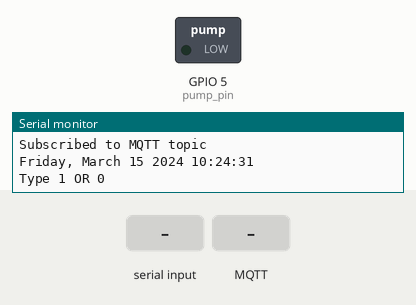
This sketch was run on a simulated ESP32. Shown: switched loads named in the sketch (green lamp = pin HIGH), the last lines printed to the serial monitor. Inputs (shaded band) come from the test bench. WiFi joins after 1.5 s; servers stay silent unless stated; the local clock reads 2024-03-15 10:24:30 at power-on unless the sketch sets it; no MQTT or app messages arrive unless stated.

Above: at 2.7 s.
2.8 s: "1\n" received over Serial
At 3.9 s:
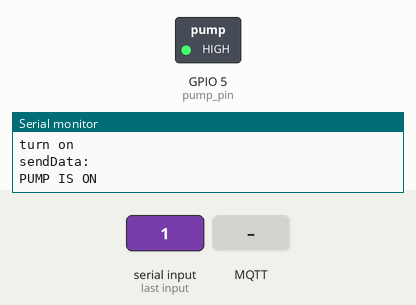
4.3 s: MQTT message "April" arrives on the first subscribed topic
5.8 s: MQTT message "1" arrives on the first subscribed topic
7.3 s: "April\n" received over Serial
8.8 s: MQTT message "0" arrives on the first subscribed topic
10.3 s: "May\n" received over Serial
Timing chart, 0 to 12.8 s (numbered marks = the images above; inputs shaded):
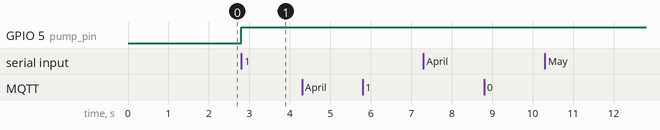

The sketch:

watteringESP32.ino
```cpp
#include <WiFi.h>
#include <PubSubClient.h>
#include "time.h"
#include <stdio.h>
#include <stdlib.h>

//------- WIFI -------
const char* ssid     = "ZIZU's Wifi";
const char* password = "";

//------- MQTT -------
const char* mqttServer = "192.168.1.77";
const int mqttPort = 1883;
const char* mqttUsername = "brokerPi0";
const char* mqttPassword = "brokerPi0";
const char* topic = "ferran/wateringSystem/esp32";
const char* infoTopic = "ferran/wateringSystem/info";
const char* subscribeTopic = "ferran/wateringSystem/server";


//------- TIME -------
const char* ntpServer = "pool.ntp.org";
const long  gmtOffset_sec = 0;            // horari hivern
const long  gmtOffset_sec_estiu = 3600;   // horari estiu
const int   daylightOffset_sec = 3600;    // UTC+1
uint32_t cada_500ms = 0;
uint32_t cada_hora = 0;

char timeMonth[10];
char timeDay[10];
char timeHour[10];
char timeMinute[10];
char timeSecond[10];

//------- MODS -------
int pumpRunTime = 10;  //in seconds
char turnOnTime[10] = "19";
bool activateMoistureSensor = false;
bool isWatered = false;
int moistureLowThreshold = 500;
int moistureHighThreshold = 460;

bool debug = true;

/* ------------- Definicio Funcions -----------*/
void obtenirLocalTime(bool imprimir_info);
void printAllConfig();

WiFiClient espClient;
PubSubClient client(espClient);
String command;

int pump_pin = 5;

void setup() {
  Serial.begin(115200);
  Serial.println();
  Serial.println();
  Serial.print("Connecting to ");
  Serial.println(ssid);
  WiFi.begin(ssid, password);
  while (WiFi.status() != WL_CONNECTED) {
      delay(500);
      Serial.print(".");
  }
  Serial.println("Connected to the WiFi network");

  client.setServer(mqttServer, mqttPort);
  client.setCallback(callback);           // for receiving messages MQTT
  while (!client.connected()) {
    mqttConnect();
  }

// Ens conectem al servidor NTP i obtenim la data, configurant el RTC amb aquesta
  configTime(gmtOffset_sec, daylightOffset_sec, ntpServer);
  obtenirLocalTime(true);
  if ((strcmp(timeMonth,"April") == 0) || (strcmp(timeMonth,"May") == 0) || (strcmp(timeMonth,"June") == 0) || (strcmp(timeMonth,"July") == 0) || (strcmp(timeMonth,"August") == 0) || (strcmp(timeMonth,"September") == 0) || (strcmp(timeMonth,"October") == 0))
  {
    configTime(gmtOffset_sec_estiu, daylightOffset_sec, ntpServer);
    obtenirLocalTime(true);
  }

  Serial.println("Type 1 OR 0");
  pinMode(pump_pin, OUTPUT);
  cada_500ms = millis();
  cada_hora = millis();
}

void mqttConnect(){
  Serial.println("Connecting to MQTT...");
  if(client.connect("ESP32Client", mqttUsername, mqttPassword)) {
    Serial.println("connected");
  }
  else{
    Serial.print("failed with state ");
    Serial.print(client.state());
    delay(2000);
  }
  if (client.subscribe(subscribeTopic, 1)){
    Serial.println("Subscribed to MQTT topic");
  }
}

void sendData(String payload){
  while (!client.connected()) {
    mqttConnect();
  }
  Serial.print("sendData: ");
  Serial.println();

  char datatosend[1000];
  payload.toCharArray(datatosend, 1000);
  client.publish(infoTopic, datatosend);
  Serial.println(datatosend);
  delay(1000);
}


int value = 0;

void loop(){
  if(Serial.available()){ //SERIAL DEBUGING
      command = Serial.readStringUntil('\n');
      Serial.println("Command: " + command);

      if(command == "1"){
        Serial.println("turn on");
        digitalWrite(pump_pin, HIGH);
        sendData("PUMP IS ON");
      }
      else if(command == "0"){
        Serial.println("turn off");
        digitalWrite(pump_pin, LOW);
        sendData("PUMP IS OFF");
        obtenirLocalTime(true);
      }
      else{
        Serial.println("wrong command");
      }
  }
  if(!client.loop()){
      mqttConnect();
  }
  if ((millis() - cada_500ms) > 500)
  {
    cada_500ms = millis();
    cada_hora = millis();
    obtenirLocalTime(false);

    // Si és la hora configurada
    if ((strcmp(timeHour,turnOnTime) == 0) && !isWatered) //&& (TIMER_ON == true)) //TODO THIS TIMER_ON IS NOT IMPLEMENTED RLLY
    {
      turnOnPump(pumpRunTime);
      isWatered = true;
      sendData("Pump was automatically activated.");
    }

    if (isWatered && (millis() - cada_hora) > 3601000){
      isWatered = false;
    }

    // Si son les 02:00:00 del 1 de Novembre
    if ((strcmp(timeHour,"02") == 0) && (strcmp(timeMinute,"00") == 0) && (strcmp(timeSecond,"00") == 0) && (strcmp(timeDay,"01") == 0) && (strcmp(timeMonth,"November") == 0))
    {
        configTime(gmtOffset_sec, daylightOffset_sec, ntpServer);
    }

    // Si son les 02:00:00 del 1 de Abril
    if ((strcmp(timeHour,"02") == 0) && (strcmp(timeMinute,"00") == 0) && (strcmp(timeSecond,"00") == 0) && (strcmp(timeDay,"01") == 0) && (strcmp(timeMonth,"April") == 0))
    {
        configTime(gmtOffset_sec_estiu, daylightOffset_sec, ntpServer);
    }
  }
  protegir_temporitzadors_millis();

}

/* Look for message received */
void callback(char* topic, byte* payload, unsigned int length)
{

  Serial.print("Message arrived in topic: ");
  Serial.println(topic);

  //Convert char to string

  char *message = ((char*)payload);
  char option = (String((char*)payload))[0];
  message=message+1;
  int configValue = atoi(message);
  char tempString[10];
  char finalTempString[100];

  Serial.print("configValue: ");
  Serial.println(configValue);
  Serial.println();

  switch (option){
    case '0':
      printAllConfig();
      break;
    case '1':
      Serial.println("Pump time on");
      pumpRunTime = configValue%100;
      sprintf(tempString,"%ld", configValue%100);
      strcpy(finalTempString, "Pump will activate for ");
      strcat(finalTempString, tempString);
      sendData(finalTempString);
      break;
    case '2':
      Serial.println("When to turn on");
      sprintf(turnOnTime,"%ld", configValue%100);
      isWatered = false;
      strcpy(finalTempString, "Pump will now activate at ");
      strcat(finalTempString, turnOnTime);
      sendData(finalTempString);
      break;
    case '3':
      Serial.println("ActivateMoistureSensor");
      activateMoistureSensor = configValue != 0;
      break;
    case '4':
      Serial.println("moistureLowThreshold");
      moistureLowThreshold = configValue;
      break;
    case '5':
      Serial.println("moistureLowThreshold");
      moistureHighThreshold = configValue;
      break;
    case '6':
      turnOnPump(5);
      sendData("6 recieved: pump has been activated");
      break;
    default:
      Serial.println("unknown");//unknown command
  }

}

void turnOnPump(int _pumpRunTime)
{
  Serial.println("turnON");
  digitalWrite(pump_pin, HIGH);
  delay(_pumpRunTime*1000);
  digitalWrite(pump_pin, LOW);
  Serial.println("turnOFF");
}

void obtenirLocalTime(bool imprimir_info)
{
  struct tm timeinfo;
  if(!getLocalTime(&timeinfo)){
    Serial.println("Failed to obtain time");
    return;
  }
  if (imprimir_info == true)
  {
     Serial.println(&timeinfo, "%A, %B %d %Y %H:%M:%S");
  }
  strftime(timeMonth,10, "%B", &timeinfo);
  strftime(timeDay,10, "%d", &timeinfo);
  strftime(timeHour,10, "%H", &timeinfo);
  strftime(timeMinute,10, "%M", &timeinfo);
  strftime(timeSecond,10, "%S", &timeinfo);
}

void protegir_temporitzadors_millis()
{
  if (cada_500ms > millis()) cada_500ms = millis();
  if (cada_hora > millis()) cada_hora = millis();
}

void printAllConfig(){
  Serial.println("Current configuration is:");
  Serial.printf("  (1)Pump will be on for %d seconds\n", pumpRunTime);
  Serial.printf("  (2)Pump will turn on at %s:00 \n", turnOnTime);
  Serial.printf("  (3)(4)(5)Moisture sensor is %d, from %d to %d \n", activateMoistureSensor, moistureLowThreshold, moistureHighThreshold);
  if(debug){
    Serial.printf("is Watered: %d", isWatered);
  }
  /*char* toSend = "PumpOn, PumpAt, isWatered";
  char buffer[20000];
  char *bufptr = buffer;
  bufptr += sprintf( bufptr, "  (1)Pump will be on for %d seconds\n", pumpRunTime);
  bufptr += sprintf( bufptr, "  (2)Pump will turn on at %s:00 \n", turnOnTime);
  bufptr += sprintf( bufptr, "  (1)Pump will be on for %d seconds\n", pumpRunTime);
  bufptr += sprintf( bufptr, "  (3)(4)(5)Moisture sensor is %d, from %d to %d \n", activateMoistureSensor, moistureLowThreshold, moistureHighThreshold);
  bufptr += sprintf( bufptr, " is Watered: %d \n", isWatered);
  Serial.printf(bufptr);*/
}
```

Measured:
- after the input at 2.8 s, GPIO 5 (pump_pin): LOW → HIGH at once
